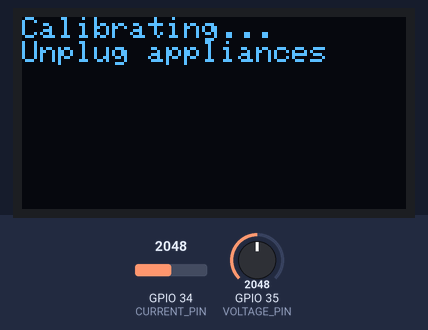
Recording of a sketch running on a simulated ESP32. Parts: 128×64 one-colour display. Inputs (shaded band) come from the test bench; at power-on: GPIO 34 (CURRENT_PIN) = 2048, GPIO 35 (VOLTAGE_PIN) = 2048 (analog values on the 0–4095 scale). WiFi joins after 1.5 s; servers stay silent unless stated; uploads are accepted with an empty reply; what the sketch prints to the serial monitor is not drawn.

Above: at 3.6 s.
At 7.6 s:
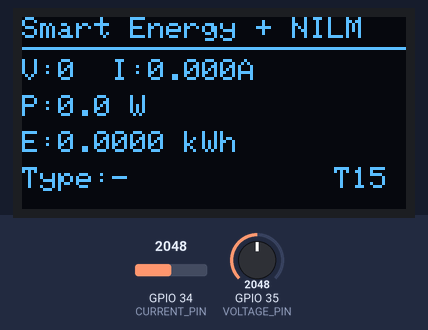
At 9.7 s:
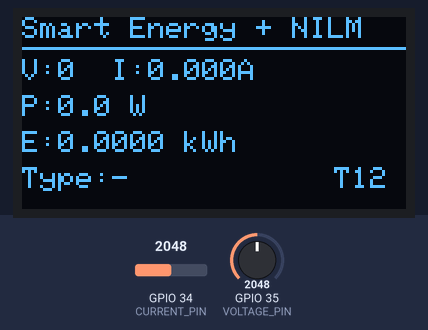
At 15.0 s:
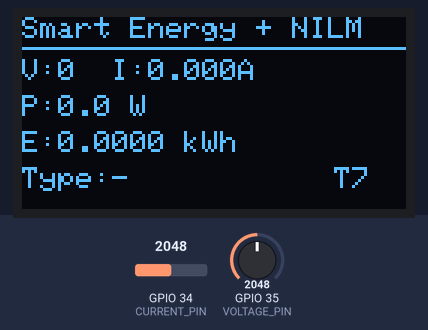
At 21.8 s:
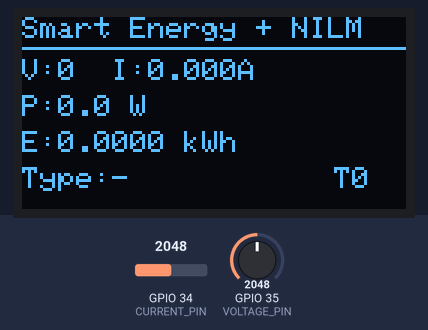
At 36.3 s:
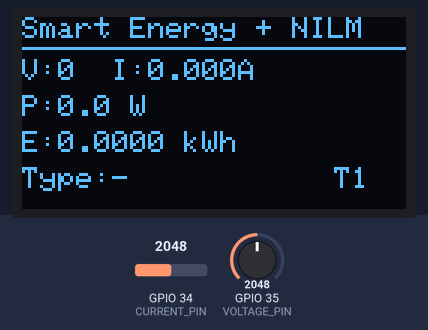

The sketch:

nilm_monitor.ino
```cpp
/* ============================================================
   SMART ENERGY MONITOR + NILM  - ESP32  (PC/CLOUD INFERENCE)
   ESP32 + ZMPT101B (voltage) + ACS712-5A (current) + OLED

   WHAT THIS ADDS over the basic monitor:
   - Captures one burst of synchronised voltage+current samples at a
     high rate (SAMPLE_RATE) every cycle.
   - Extracts the SAME NILM feature vector as python/features.py
     (RMS, peak, crest, form, THD, harmonics 2..8 via Goertzel,
      zero-crossings, real/apparent power, power factor).
   - POSTs {voltage, current, power, features[]} as JSON to the PC
     inference server, which classifies + disaggregates + bills.
   - Still shows V/I/P/energy on the OLED.

   WIRING (unchanged):
   - LIVE wire in series through ACS712 IP+ -> IP- screw terminals.
   - Common ground: ACS712 GND, ZMPT GND, ESP32 GND tied together.
   - ACS712 powered from 5V (VIN). ZMPT pot tuned so V is stable.
   ============================================================ */

#include <Wire.h>
#include <Adafruit_GFX.h>
#include <Adafruit_SSD1306.h>
#include <WiFi.h>
#include <HTTPClient.h>
#include <math.h>

// ---------------- WIFI ----------------
const char* WIFI_SSID     = "aditya";
const char* WIFI_PASSWORD = "0307062006";

// ---------------- INFERENCE SERVER ----------------
// IP of the PC running python/inference_server.py, on the same WiFi.
// Find it with `ipconfig` (Windows) / `ip a` (Linux). Keep the :5000 port.
const char* SERVER_URL = "http://192.168.1.50:5000/ingest";

// ---------------- OLED ----------------
#define SCREEN_WIDTH 128
#define SCREEN_HEIGHT 64
#define OLED_RESET -1
Adafruit_SSD1306 display(SCREEN_WIDTH, SCREEN_HEIGHT, &Wire, OLED_RESET);

// ---------------- PINS ----------------
#define CURRENT_PIN 34
#define VOLTAGE_PIN 35
#define SDA_PIN     21
#define SCL_PIN     22

// ---------------- SENSOR CONSTANTS ----------------
const float ADC_REF    = 3.3f;
const float ADC_MAX    = 4095.0f;
const float ACS712_VPA = 0.185f;   // 5A module
const float MAINS_HZ   = 50.0f;    // India 50 Hz

float voltageCalibration = 1.75f;  // tune ZMPT to real line voltage
float currentCalibration = 0.39f;  // tune: true_amps / shown_amps
const float CURRENT_FLOOR_A = 0.05f;

// ---------------- HIGH-RATE CAPTURE ----------------
// 4 kHz over 100 ms = 400 sample pairs = 5 mains cycles at 50 Hz.
#define SAMPLE_RATE 4000
#define NUM_SAMPLES 400
#define N_HARM      8              // fundamental + harmonics 2..8
int16_t curRaw[NUM_SAMPLES];
int16_t volRaw[NUM_SAMPLES];

// ---------------- STATE ----------------
float voltage = 0, current = 0, power = 0, energy = 0;
float currentOffset = 0, voltageOffset = 0, currentNoiseCounts = 0;
unsigned long lastUpdateTime = 0;
const unsigned long UPDATE_INTERVAL = 15000UL;
String lastType = "-";

// ============================================================
// Synchronised burst capture: read current then voltage each tick,
// paced to SAMPLE_RATE using micros().
// ============================================================
void captureBurst() {
  const unsigned long periodUs = 1000000UL / SAMPLE_RATE;
  unsigned long next = micros();
  for (int k = 0; k < NUM_SAMPLES; k++) {
    while ((long)(micros() - next) < 0) { /* wait */ }
    curRaw[k] = analogRead(CURRENT_PIN);
    volRaw[k] = analogRead(VOLTAGE_PIN);
    next += periodUs;
  }
}

// Goertzel magnitude of `freq` in a real signal sampled at SAMPLE_RATE.
float goertzel(const float* x, int n, float freq) {
  float w = 2.0f * PI * freq / SAMPLE_RATE;
  float coeff = 2.0f * cosf(w);
  float s0, s1 = 0, s2 = 0;
  for (int k = 0; k < n; k++) {
    s0 = x[k] + coeff * s1 - s2;
    s2 = s1; s1 = s0;
  }
  float power = s1 * s1 + s2 * s2 - coeff * s1 * s2;
  return sqrtf(power > 0 ? power : 0) * 2.0f / n;
}

// ============================================================
// Extract the 16-feature vector (order must match python/features.py).
// Fills feats[16]; also returns Vrms, Irms, P by reference.
// ============================================================
void extractFeatures(float* feats, float& vRms, float& iRms, float& realP) {
  static float cur[NUM_SAMPLES];   // calibrated amps, DC removed
  static float vol[NUM_SAMPLES];   // calibrated volts, DC removed

  // means for DC removal
  double cMean = 0, vMean = 0;
  for (int k = 0; k < NUM_SAMPLES; k++) { cMean += curRaw[k]; vMean += volRaw[k]; }
  cMean /= NUM_SAMPLES; vMean /= NUM_SAMPLES;

  double sqI = 0, sqV = 0, sumAbsI = 0, sumVI = 0;
  float iPeak = 0;
  int zc = 0; float prev = 0;
  const float countsToAmps = (ADC_REF / ADC_MAX) / ACS712_VPA * currentCalibration;

  for (int k = 0; k < NUM_SAMPLES; k++) {
    float i = (curRaw[k] - cMean) * countsToAmps;
    float v = (volRaw[k] - vMean) * voltageCalibration;
    cur[k] = i; vol[k] = v;
    sqI += (double)i * i; sqV += (double)v * v;
    sumAbsI += fabsf(i); sumVI += (double)v * i;
    if (fabsf(i) > iPeak) iPeak = fabsf(i);
    if (k > 0 && ((prev < 0 && i >= 0) || (prev > 0 && i <= 0))) zc++;
    prev = i;
  }

  iRms = sqrtf(sqI / NUM_SAMPLES);
  vRms = sqrtf(sqV / NUM_SAMPLES);
  realP = sumVI / NUM_SAMPLES;
  float meanAbs = sumAbsI / NUM_SAMPLES + 1e-9f;
  float crest = iPeak / (iRms + 1e-9f);
  float form  = iRms / meanAbs;

  // harmonic magnitudes of current (fundamental + 2..8)
  float mags[N_HARM];
  for (int h = 1; h <= N_HARM; h++)
    mags[h - 1] = goertzel(cur, NUM_SAMPLES, h * MAINS_HZ);
  float fund = mags[0] + 1e-9f;
  float thdSq = 0;
  for (int h = 2; h <= N_HARM; h++) thdSq += mags[h - 1] * mags[h - 1];
  float thd = sqrtf(thdSq) / fund;

  float cyclesCaptured = (float)NUM_SAMPLES * MAINS_HZ / SAMPLE_RATE;
  float zeroCross = zc / (cyclesCaptured > 0 ? cyclesCaptured : 1);

  float apparent = vRms * iRms;
  float pf = apparent > 1e-6f ? realP / apparent : 0.0f;
  if (pf > 1) pf = 1; if (pf < -1) pf = -1;

  int idx = 0;
  feats[idx++] = iRms;
  feats[idx++] = iPeak;
  feats[idx++] = crest;
  feats[idx++] = form;
  feats[idx++] = thd;
  feats[idx++] = zeroCross;
  for (int h = 2; h <= N_HARM; h++) feats[idx++] = mags[h - 1] / fund; // h2..h8
  feats[idx++] = realP;
  feats[idx++] = apparent;
  feats[idx++] = pf;
}

// ============================================================
// CALIBRATION (no appliance plugged in)
// ============================================================
struct AdcStats { float mean, rms; };
AdcStats sampleADC(int pin, unsigned long windowMs) {
  analogRead(pin); analogRead(pin);
  unsigned long t0 = millis(); long n = 0; double sum = 0;
  while (millis() - t0 < windowMs) { sum += analogRead(pin); n++; }
  float mean = sum / n;
  t0 = millis(); double sq = 0; long n2 = 0;
  while (millis() - t0 < windowMs) { float d = analogRead(pin) - mean; sq += d * d; n2++; }
  return { mean, (float)sqrt(sq / n2) };
}

void calibrateSensors() {
  Serial.println("\n=== CALIBRATING (no appliance plugged in) ===");
  display.clearDisplay(); display.setCursor(0, 0);
  display.println("Calibrating...");
  display.println("Unplug appliances"); display.display();
  double offC = 0, offV = 0, noiseC = 0; const int W = 5;
  for (int k = 0; k < W; k++) {
    AdcStats c = sampleADC(CURRENT_PIN, 200);
    AdcStats v = sampleADC(VOLTAGE_PIN, 200);
    offC += c.mean; noiseC += c.rms; offV += v.mean;
  }
  currentOffset = offC / W; currentNoiseCounts = noiseC / W; voltageOffset = offV / W;
  Serial.printf("ACS712 offset=%.1f noiseRMS=%.2f | ZMPT offset=%.1f\n",
                currentOffset, currentNoiseCounts, voltageOffset);
  Serial.println("=== CALIBRATION DONE ===\n");
}

// ---------------- WIFI ----------------
void connectWiFi() {
  WiFi.begin(WIFI_SSID, WIFI_PASSWORD);
  int a = 0;
  while (WiFi.status() != WL_CONNECTED && a < 30) { delay(500); Serial.print("."); a++; }
  Serial.println(WiFi.status() == WL_CONNECTED ? "\nWiFi OK" : "\nWiFi FAILED");
}

// ---------------- POST features to inference server ----------------
void sendToServer(float v, float i, float p, const float* feats, int nf) {
  if (WiFi.status() != WL_CONNECTED) { connectWiFi(); return; }
  String json = "{\"voltage\":" + String(v, 2) +
                ",\"current\":" + String(i, 3) +
                ",\"power\":" + String(p, 2) + ",\"features\":[";
  for (int k = 0; k < nf; k++) { json += String(feats[k], 5); if (k < nf - 1) json += ","; }
  json += "]}";

  HTTPClient http;
  http.begin(SERVER_URL);
  http.addHeader("Content-Type", "application/json");
  http.setTimeout(6000);
  int code = http.POST(json);
  if (code == 200) {
    String resp = http.getString();
    Serial.println("SERVER: " + resp);
    int t = resp.indexOf("\"rf_type\":\"");          // crude parse for OLED
    if (t >= 0) { int s = t + 11; int e = resp.indexOf("\"", s); lastType = resp.substring(s, e); }
  } else {
    Serial.println("server err " + String(code));
  }
  http.end();
}

// ---------------- OLED ----------------
void updateOLED(int countdown) {
  display.clearDisplay();
  display.setTextSize(1); display.setCursor(0, 0);
  display.println("Smart Energy + NILM");
  display.drawLine(0, 10, 128, 10, SSD1306_WHITE);
  display.setCursor(0, 14); display.printf("V:%.0f  I:%.3fA", voltage, current);
  display.setCursor(0, 26); display.printf("P:%.1f W", power);
  display.setCursor(0, 38); display.printf("E:%.4f kWh", energy);
  display.setCursor(0, 50); display.printf("Type:%s", lastType.c_str());
  display.setCursor(104, 50); display.printf("T%d", countdown);
  display.display();
}

// ============================================================
void setup() {
  Serial.begin(115200);
  analogReadResolution(12);
  analogSetAttenuation(ADC_11db);
  Wire.begin(SDA_PIN, SCL_PIN);
  if (!display.begin(SSD1306_SWITCHCAPVCC, 0x3C)) Serial.println("OLED not found!");
  display.clearDisplay(); display.setTextColor(SSD1306_WHITE); display.setTextSize(1);
  connectWiFi();
  delay(2000);
  calibrateSensors();
  lastUpdateTime = millis();
}

// ============================================================
void loop() {
  unsigned long now = millis();
  int secondsLeft = (UPDATE_INTERVAL - (now - lastUpdateTime)) / 1000;
  if (secondsLeft < 0) secondsLeft = 0;
  updateOLED(secondsLeft);

  if (now - lastUpdateTime >= UPDATE_INTERVAL) {
    lastUpdateTime = millis();

    captureBurst();
    float feats[16]; float vRms, iRms, realP;
    extractFeatures(feats, vRms, iRms, realP);

    voltage = vRms;
    current = (iRms < CURRENT_FLOOR_A) ? 0.0f : iRms;
    power   = (realP > 0) ? realP : voltage * current;   // prefer true real power

    float deltaHours = UPDATE_INTERVAL / 3600000.0f;
    if (power > 0) energy += (power * deltaHours) / 1000.0f;

    Serial.printf("== V=%.1f I=%.3f P=%.1f PF=%.2f THD=%.2f ==\n",
                  voltage, current, power, feats[15], feats[4]);
    sendToServer(voltage, current, power, feats, 16);
    updateOLED(15);
  }
  delay(500);
}
```

Measured:
- what the display in image 0 shows lasts 4.0 s, from 3.6 s to 7.6 s
- what the display in image 1 shows lasts 0.5 s, from 7.6 s to 8.1 s
- what the display in image 2 shows lasts 1.0 s, from 9.7 s to 10.7 s
